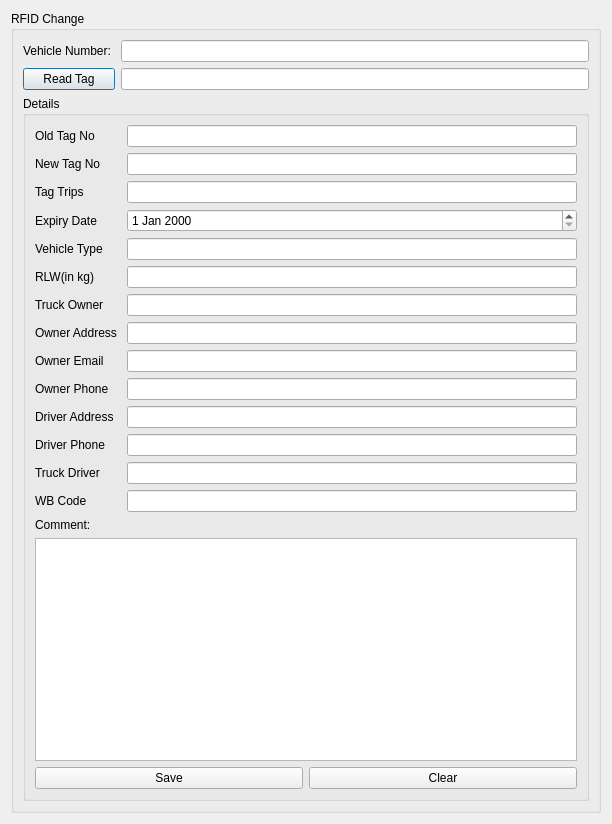
<?xml version="1.0" encoding="UTF-8"?>
<ui version="4.0">
 <class>RfidUpdate</class>
 <widget class="QDialog" name="RfidUpdate">
  <property name="geometry">
   <rect>
    <x>0</x>
    <y>0</y>
    <width>612</width>
    <height>824</height>
   </rect>
  </property>
  <property name="windowTitle">
   <string>RFID Form</string>
  </property>
  <layout class="QGridLayout" name="gridLayout">
   <item row="0" column="0">
    <widget class="QGroupBox" name="RfidChange">
     <property name="title">
      <string>RFID Change</string>
     </property>
     <layout class="QGridLayout" name="gridLayout_2">
      <item row="0" column="0">
       <widget class="QLabel" name="label">
        <property name="text">
         <string>Vehicle Number: </string>
        </property>
       </widget>
      </item>
      <item row="0" column="1">
       <widget class="QLineEdit" name="vehicle_number">
        <property name="readOnly">
         <bool>false</bool>
        </property>
       </widget>
      </item>
      <item row="1" column="0">
       <widget class="QPushButton" name="read_inventory">
        <property name="text">
         <string>Read Tag</string>
        </property>
       </widget>
      </item>
      <item row="1" column="1">
       <widget class="QLineEdit" name="new_tagid"/>
      </item>
      <item row="2" column="0" colspan="2">
       <widget class="QGroupBox" name="groupBox_3">
        <property name="title">
         <string>Details</string>
        </property>
        <layout class="QGridLayout" name="gridLayout_4">
         <item row="0" column="0">
          <layout class="QFormLayout" name="formLayout">
           <property name="horizontalSpacing">
            <number>10</number>
           </property>
           <item row="0" column="0">
            <widget class="QLabel" name="tagNoLabel">
             <property name="text">
              <string>Old Tag No</string>
             </property>
            </widget>
           </item>
           <item row="0" column="1">
            <widget class="QLineEdit" name="oldTagNoLineEdit">
             <property name="readOnly">
              <bool>true</bool>
             </property>
            </widget>
           </item>
           <item row="1" column="0">
            <widget class="QLabel" name="newTagNoLabel">
             <property name="text">
              <string>New Tag No</string>
             </property>
            </widget>
           </item>
           <item row="1" column="1">
            <widget class="QLineEdit" name="newTagNoLineEdit">
             <property name="readOnly">
              <bool>true</bool>
             </property>
            </widget>
           </item>
           <item row="2" column="0">
            <widget class="QLabel" name="tagTripsLabel_2">
             <property name="text">
              <string>Tag Trips</string>
             </property>
            </widget>
           </item>
           <item row="2" column="1">
            <widget class="QLineEdit" name="tagTripsLineEdit_2">
             <property name="readOnly">
              <bool>true</bool>
             </property>
            </widget>
           </item>
           <item row="3" column="0">
            <widget class="QLabel" name="ExpiryDate_2">
             <property name="text">
              <string>Expiry Date</string>
             </property>
            </widget>
           </item>
           <item row="3" column="1">
            <widget class="QDateEdit" name="ExpiryDateEdit_2"/>
           </item>
           <item row="4" column="0">
            <widget class="QLabel" name="vehicleTypeLabel_2">
             <property name="text">
              <string>Vehicle Type</string>
             </property>
            </widget>
           </item>
           <item row="4" column="1">
            <widget class="QLineEdit" name="vehicleTypeLineEdit_2">
             <property name="readOnly">
              <bool>true</bool>
             </property>
            </widget>
           </item>
           <item row="5" column="0">
            <widget class="QLabel" name="rLWInKgLabel_2">
             <property name="text">
              <string>RLW(in kg)</string>
             </property>
            </widget>
           </item>
           <item row="5" column="1">
            <widget class="QLineEdit" name="rLWInKgLineEdit_2">
             <property name="readOnly">
              <bool>true</bool>
             </property>
            </widget>
           </item>
           <item row="6" column="0">
            <widget class="QLabel" name="truckOwnerLabel_2">
             <property name="text">
              <string>Truck Owner</string>
             </property>
            </widget>
           </item>
           <item row="6" column="1">
            <widget class="QLineEdit" name="truckOwnerLineEdit_2">
             <property name="readOnly">
              <bool>true</bool>
             </property>
            </widget>
           </item>
           <item row="7" column="0">
            <widget class="QLabel" name="ownerAddressLabel_2">
             <property name="text">
              <string>Owner Address</string>
             </property>
            </widget>
           </item>
           <item row="7" column="1">
            <widget class="QLineEdit" name="ownerAddressLineEdit_2">
             <property name="readOnly">
              <bool>true</bool>
             </property>
            </widget>
           </item>
           <item row="8" column="0">
            <widget class="QLabel" name="ownerEmailLabel_2">
             <property name="text">
              <string>Owner Email</string>
             </property>
            </widget>
           </item>
           <item row="8" column="1">
            <widget class="QLineEdit" name="ownerEmailLineEdit_2">
             <property name="readOnly">
              <bool>true</bool>
             </property>
            </widget>
           </item>
           <item row="9" column="0">
            <widget class="QLabel" name="ownerPhoneLabel_2">
             <property name="text">
              <string>Owner Phone</string>
             </property>
            </widget>
           </item>
           <item row="9" column="1">
            <widget class="QLineEdit" name="ownerPhoneLineEdit_2">
             <property name="readOnly">
              <bool>true</bool>
             </property>
            </widget>
           </item>
           <item row="10" column="0">
            <widget class="QLabel" name="driverAddressLabel_2">
             <property name="text">
              <string>Driver Address</string>
             </property>
            </widget>
           </item>
           <item row="10" column="1">
            <widget class="QLineEdit" name="driverAddressLineEdit_2">
             <property name="readOnly">
              <bool>true</bool>
             </property>
            </widget>
           </item>
           <item row="11" column="0">
            <widget class="QLabel" name="driverPhoneLabel_2">
             <property name="text">
              <string>Driver Phone</string>
             </property>
            </widget>
           </item>
           <item row="11" column="1">
            <widget class="QLineEdit" name="driverPhoneLineEdit_2">
             <property name="readOnly">
              <bool>true</bool>
             </property>
            </widget>
           </item>
           <item row="12" column="0">
            <widget class="QLabel" name="truckDriverLabel_2">
             <property name="text">
              <string>Truck Driver</string>
             </property>
            </widget>
           </item>
           <item row="12" column="1">
            <widget class="QLineEdit" name="truckDriverLineEdit_2">
             <property name="readOnly">
              <bool>true</bool>
             </property>
            </widget>
           </item>
           <item row="13" column="0">
            <widget class="QLabel" name="wBCodeLabel_2">
             <property name="text">
              <string>WB Code</string>
             </property>
            </widget>
           </item>
           <item row="13" column="1">
            <widget class="QLineEdit" name="wBCodeLineEdit_2">
             <property name="readOnly">
              <bool>true</bool>
             </property>
            </widget>
           </item>
          </layout>
         </item>
         <item row="2" column="0">
          <layout class="QHBoxLayout" name="horizontalLayout_4">
           <item>
            <widget class="QPushButton" name="save_form">
             <property name="text">
              <string>Save</string>
             </property>
            </widget>
           </item>
           <item>
            <widget class="QPushButton" name="clear_form">
             <property name="text">
              <string>Clear</string>
             </property>
            </widget>
           </item>
          </layout>
         </item>
         <item row="1" column="0">
          <layout class="QVBoxLayout" name="verticalLayout">
           <item>
            <widget class="QLabel" name="commentLabel">
             <property name="text">
              <string>Comment:</string>
             </property>
            </widget>
           </item>
           <item>
            <widget class="QPlainTextEdit" name="commentLineEdit"/>
           </item>
          </layout>
         </item>
        </layout>
       </widget>
      </item>
     </layout>
    </widget>
   </item>
  </layout>
 </widget>
 <resources/>
 <connections/>
</ui>
